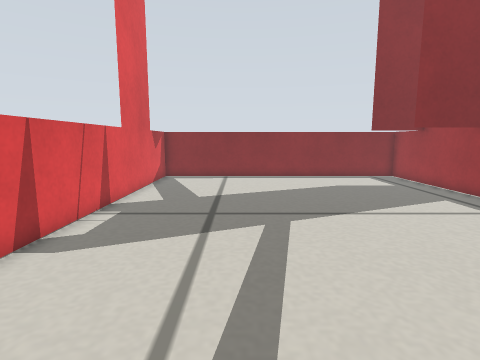
view 1 (above)

12 first-person views from a walk through a world built for the Gazebo simulator. The camera is 0.25 m above the floor, tilts 8° down and sees 80° across. The floor is counted in squares, 0.1 m on a side. Each view is taken from the middle of a square. On the plan, view 1 faces up. The plan holds only what a view shows up to about 18 squares ahead; the rest is blank. The place goes on beyond the plan.

view 2
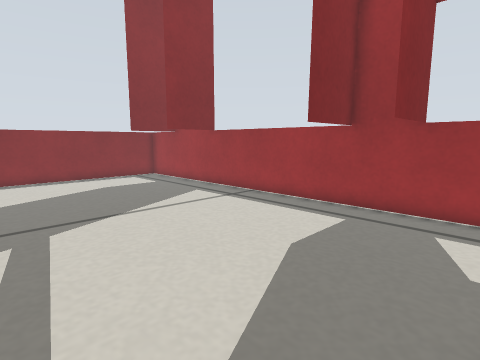

view 3
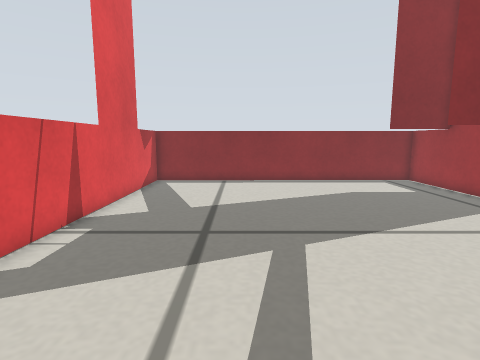

view 4
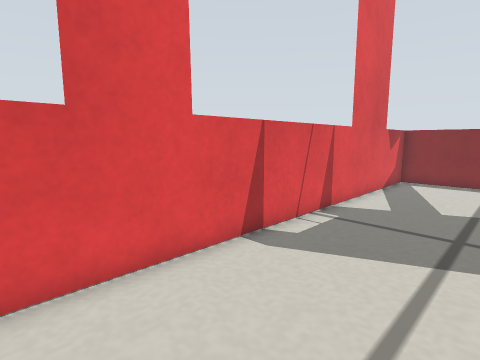

view 5
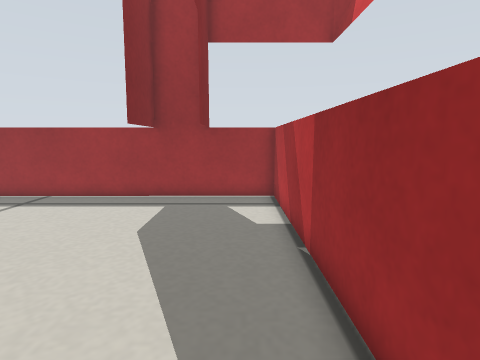

view 6
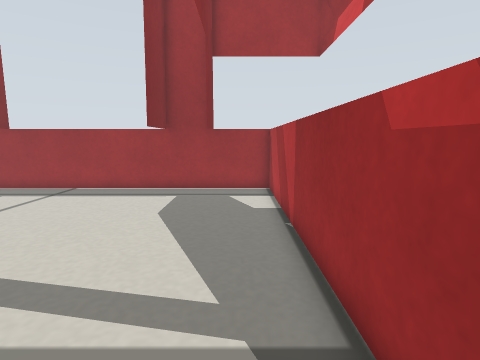

view 7
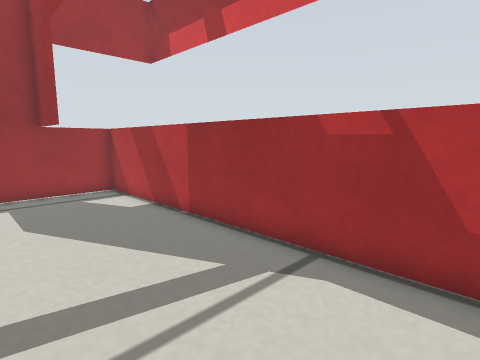

view 8
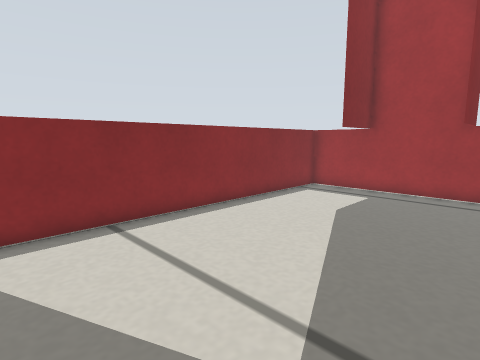

view 9
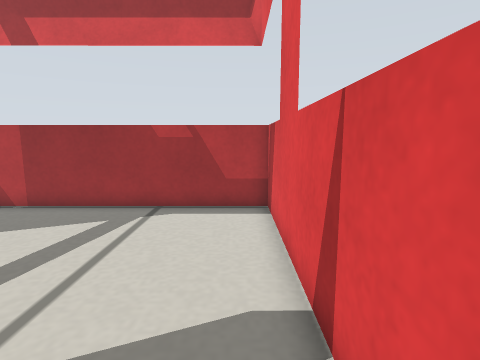

view 10
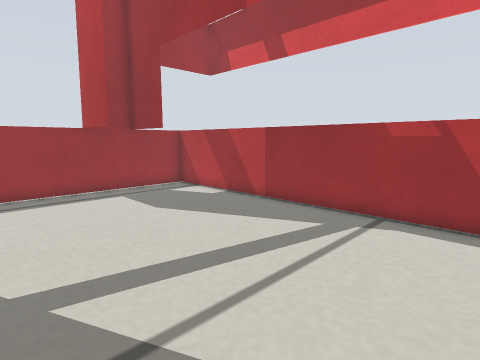

view 11
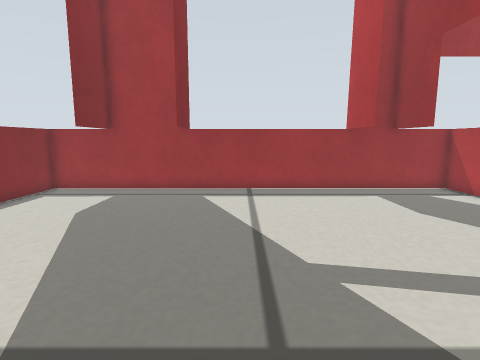

view 12
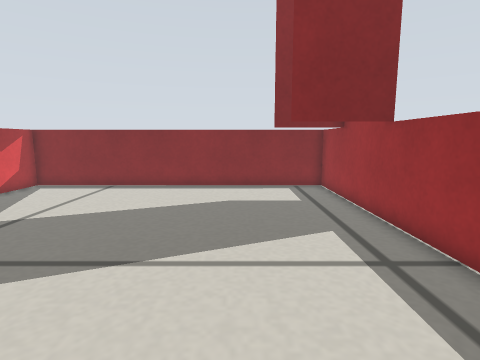

### Floor plan
Key: @ floor where view 1 was taken; # wall or solid block; . floor; T thing the floor can be seen under or through.
Columns run from 5 left of view 1 to 11 right of it. Each row starts with its distance up from view 1.
 20 #################
 19 #...............#
 18 #...............#
 17 #...............#
 16 #............TTT#
 15 #...............#
 14 #...............#
 13 #...............#
 12 #............TTT#
 11 #...............#
 10 #...............#
  9 #...............#
  8 #...............#
  7 #...............#
  6 #...............#
  5 #............####
  4 #...............#
  3 #...............#
  2 #............####
  1 #...............#
  0 #....@..........#
 -1 #################

Where each view was taken, in squares from view 1:
view 1: 0 up, 0 right, facing up
view 2: 0 up, 0 right, facing up-right
view 3: 2 up, 0 right, facing up
view 4: 1 up, 0 right, facing up-left
view 5: 1 up, 2 left, facing right
view 6: 1 up, 4 left, facing right
view 7: 5 up, 4 left, facing down-right
view 8: 11 up, 4 left, facing up-right
view 9: 10 up, 4 left, facing down
view 10: 9 up, 4 left, facing down-right
view 11: 10 up, 4 left, facing right
view 12: 4 up, 6 right, facing up
